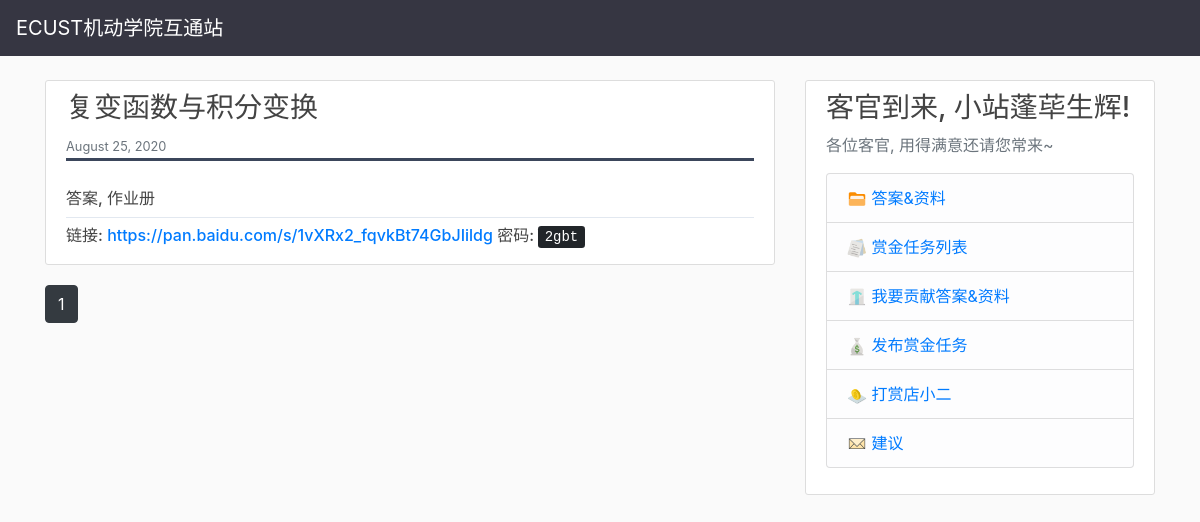
Page /homepage/ on the committed database.
### answers/models.py (models this page shows, shortened)
class Resource(models.Model):
    title = models.CharField(max_length=50)
    introduce = models.TextField()
    location = models.TextField()
    key = models.TextField()
    date_posted = models.DateTimeField(default=timezone.now)

### answers/views.py (the view)
# urls.py: path('homepage/', answers_view.ResourceListView.as_view(), name='home'),
class ResourceListView(ListView):
    model = Resource
    template_name = 'answers/answer_page.html'
    context_object_name = 'resources'
    ordering = ['-date_posted']
    paginate_by = 10

### answers/templates/answers/answer_page.html (shortened to what this page needs)
{%  extends 'main_page/base.html'%}
{% block content %}
{% for resource in resources %}
<article class="media content-section">
    <div class="media-body">
        <div class="article-metadata">
            <h3 class="mr-2">{{ resource.title }}</h3>
            <small class="text-muted">{{ resource.date_posted|date:"F d, Y" }}</small>
        </div>
        <br>
        <div class="row">
            <div class="col-10 text-warp">
                <h6 class="text-break">{{ resource.introduce }}</h6>
            </div>
        </div>
        <div class="separator"></div>
        <div class="row">
            <div class="col-10 text-warp">
                <h6 class="text-break">链接: <a href="{{ resource.location}}">{{ resource.location}}</a>
                    密码: <kbd>{{ resource.key}}</kbd>
                </h6>
            </div>
        </div>
    </div>
</article>
{% endfor %}
{% for num in page_obj.paginator.page_range %}
{% if page_obj.number == num %}
<a class="btn btn-dark mb-4" href="?page={{ num }}">{{ num }}</a>
{% elif num > page_obj.number|add:'-3' and num < page_obj.number|add:'3' %}
<a class="btn btn-outline-dark mb-4" href="?page={{ num }}">{{ num }}</a>
{% endif %}
{% endfor %}
{% endblock content %}

### main_page/static/main_page/main_page_modifier.css (style rules this page uses)
body { background: #fafafa; color: #333333; margin-top: 5rem; }
h1, h2, h3, h4, h5, h6 { color: #444444; }
.content-section { background: #ffffff; padding: 10px 20px; border: 1px solid #dddddd; border-radius: 3px; margin-bottom: 20px; }
.article-metadata { padding-bottom: 1px; margin-bottom: 4px; border-bottom: 3px solid #3B465B }
.text-break { word-break: break-word; }
.separator { padding-bottom: 1px; margin-bottom: 8px; border-bottom: 1px solid #E2E8F0 }

### rows in the picture
Resource: title "复变函数与积分变换", date_posted "August 25, 2020", introduce "答案, 作业册", location "https://pan.baidu.com/s/1vXRx2_fqvkBt74GbJIildg", key "2gbt"

### other values in the picture
{{ num }} "1"
